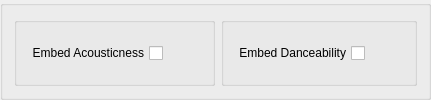
                <widget class="QGroupBox" name="gb2_15">
                 <property name="title">
                  <string/>
                 </property>
                 <property name="flat">
                  <bool>true</bool>
                 </property>
                 <layout class="QHBoxLayout" name="horizontalLayout_95">
                  <item>
                   <widget class="QGroupBox" name="groupBox_85">
                    <property name="title">
                     <string/>
                    </property>
                    <layout class="QHBoxLayout" name="horizontalLayout_157">
                     <item>
                      <widget class="QCheckBox" name="embed_acousticness">
                       <property name="layoutDirection">
                        <enum>Qt::RightToLeft</enum>
                       </property>
                       <property name="text">
                        <string>Embed Acousticness</string>
                       </property>
                      </widget>
                     </item>
                     <item>
                      <spacer name="horizontalSpacer_94">
                       <property name="orientation">
                        <enum>Qt::Horizontal</enum>
                       </property>
                       <property name="sizeHint" stdset="0">
                        <size>
                         <width>40</width>
                         <height>20</height>
                        </size>
                       </property>
                      </spacer>
                     </item>
                    </layout>
                   </widget>
                  </item>
                  <item>
                   <widget class="QGroupBox" name="groupBox_81">
                    <property name="title">
                     <string/>
                    </property>
                    <layout class="QHBoxLayout" name="horizontalLayout_153">
                     <item>
                      <widget class="QCheckBox" name="embed_danceability">
                       <property name="layoutDirection">
                        <enum>Qt::RightToLeft</enum>
                       </property>
                       <property name="text">
                        <string>Embed Danceability</string>
                       </property>
                      </widget>
                     </item>
                     <item>
                      <spacer name="horizontalSpacer_90">
                       <property name="orientation">
                        <enum>Qt::Horizontal</enum>
                       </property>
                       <property name="sizeHint" stdset="0">
                        <size>
                         <width>40</width>
                         <height>20</height>
                        </size>
                       </property>
                      </spacer>
                     </item>
                    </layout>
                   </widget>
                  </item>
                 </layout>
                </widget>
